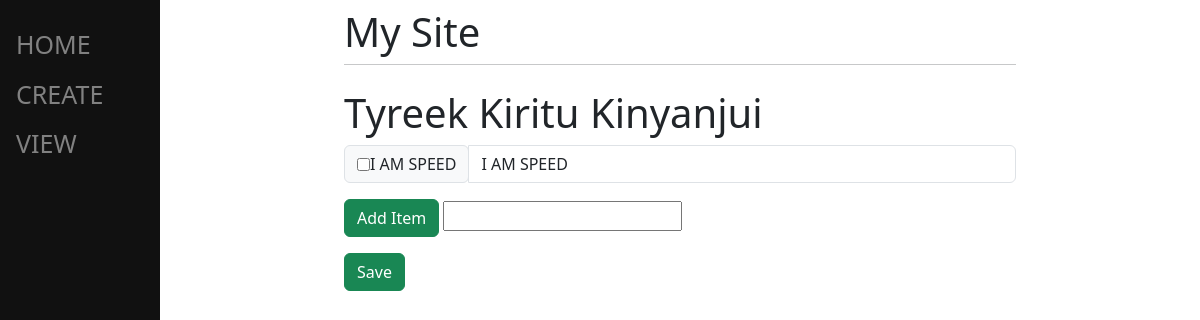
Page /2 on the earlier database version.
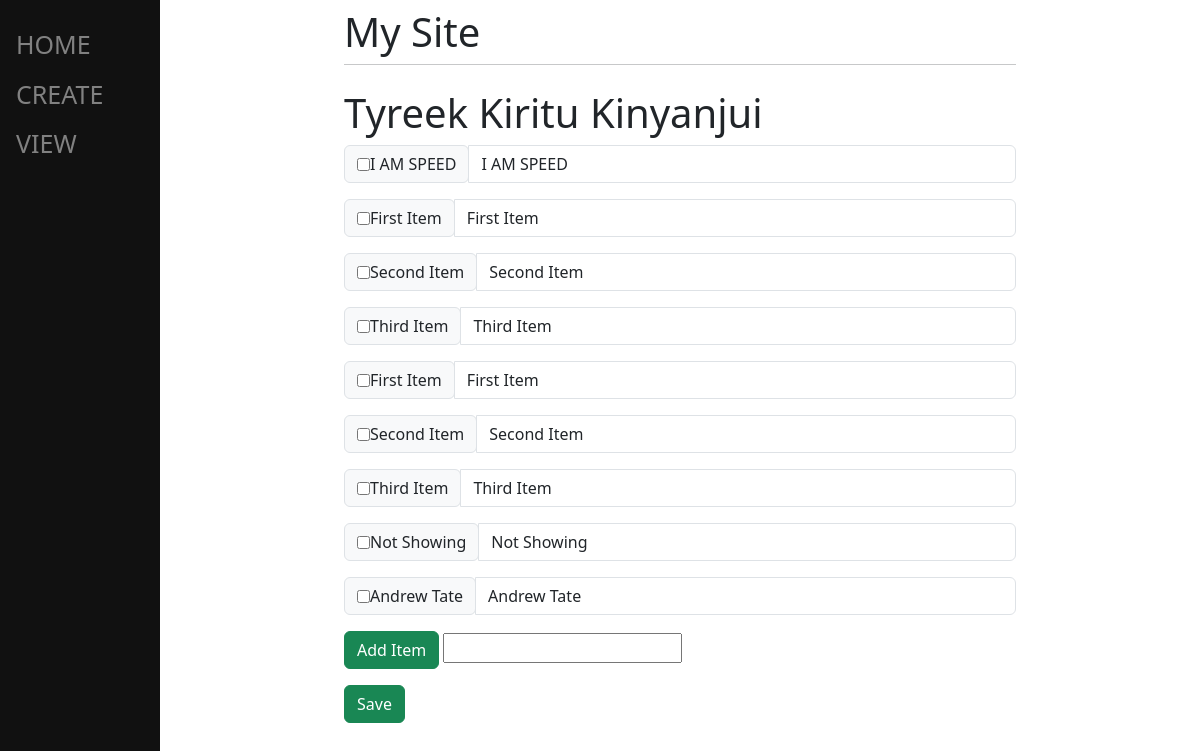
Same page on the later database version.
### main/models.py (models this page shows, shortened)
class ToDoList(models.Model):
    name = models.CharField(max_length=200)

class Item(models.Model):
    todolist = models.ForeignKey(ToDoList, on_delete=models.CASCADE)
    text = models.CharField(max_length=300)
    complete = models.BooleanField()

### main/views.py (the view, shortened to what this page needs)
# urls.py: path("<int:id>", views.index, name="index"),
def index(response, id):
    ls = ToDoList.objects.get(id=id)
    """
    Your index function in Django is designed to retrieve a ToDoList object based on its ID and then display its name in an HTTP response using Django's HttpResponse class
        View function to display the name of a ToDoList based on its ID.

    Args:
        response: The Django response object.
        id: The ID of the ToDoList to retrieve.

    Returns:
        An HTTP response containing the name of the ToDoList in an <h1> tag.

    """
    return render(response, "main/list.html", {'ls': ls})

### main/templates/main/list.html (shortened to what this page needs)
{% extends "main/base.html" %}
{% block content %}
	<h1>{{ ls.name }}</h1>
	<form action="#" method="post">
		{% for item in ls.item_set.all %}
		<div class="input-group mb-3">
			<div class="input-group-prepend">
				<div class="input-group-text">
					{% if item.complete == True %}
						<input type="checkbox" value="clicked" name="c{{ item.id }}" checked> {{ item.text }}
					{% else %}
						<input type="checkbox" value="clicked" name="c{{ item.id }}"> {{ item.text }}
					{% endif %}
				</div>
			</div>
			<input type="text" value="{{ item.text }}" class="form-control">
		</div>
		{% endfor %}
		<div class="input-group mb-3">
			<div class="input-group-prepend">
				<button type="submit" name="newItem" value="newItem" class="btn btn-success">Add Item</button>
				<input type="text" name="new">
			</div>
		</div>
		<button type="submit" name="save" value="save" class="btn btn-success">Save</button>
	</form>
{% endblock %}

### main/templates/main/base.html (shortened to what this page needs)
<!DOCTYPE html>
<html lang="en">
<head>
	  <link href="https://cdn.jsdelivr.net/npm/bootstrap@5.3.3/dist/css/bootstrap.min.css" rel="stylesheet">
</head>
<body>
	<div class="sidenav">
		<a href="/home">HOME</a>
		<a href="/create">CREATE</a>
		<a href="/2">VIEW</a>
	</div>
	<div id="content" name="content" class="main">
		<div class="row justify-content-center">
			<div class="col-8">
				<h1 class="mt-2">My Site</h1>
				<hr class="mt-0 mb-4">
				{% block content %}
				{% endblock %}
			</div>
		</div>
	</div>
</body>
</html>

### main/templates/main/base.html (style rules this page uses)
.sidenav { height: 100%; width: 160px; position: fixed; z-index: 1; top: 0; left: 0; background-color: #111; overflow-x: hidden; padding-top: 20px; }
.sidenav a { padding: 6px 8px 6px 16px; text-decoration: none; font-size: 25px; color: #818181; display: block; }
.main { margin-left:160px; padding: 0px 10px; }

Differences in the rows shown:
added Item: text "First Item"
added Item: text "Second Item"
added Item: text "Third Item"
added Item: text "First Item"
added Item: text "Second Item"
added Item: text "Third Item"
added Item: text "Not Showing"
added Item: text "Andrew Tate"
